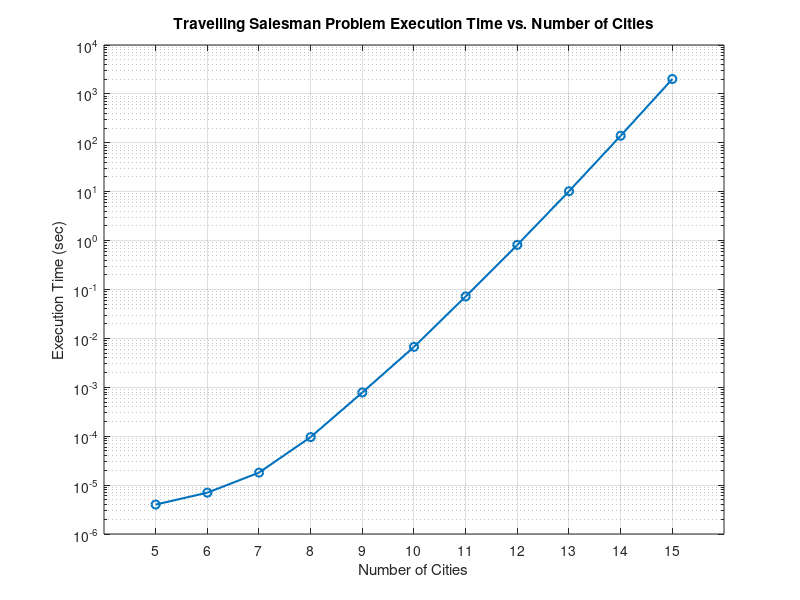

Recreate this plot in MATLAB.
cities = [5:1:15]
ET = [4e-6 7e-6 1.8e-5 9.6e-5 0.000784 0.006719 0.072038 0.817469 10.2234 139.401 2015.66] % in seconds

figure;

semilogy(cities, ET, '-o', 'LineWidth', 1.5, 'MarkerSize', 6);
grid on
title('Travelling Salesman Problem Execution Time vs. Number of Cities');
xlabel('Number of Cities');
ylabel('Execution Time (sec)');
xticks(cities);
